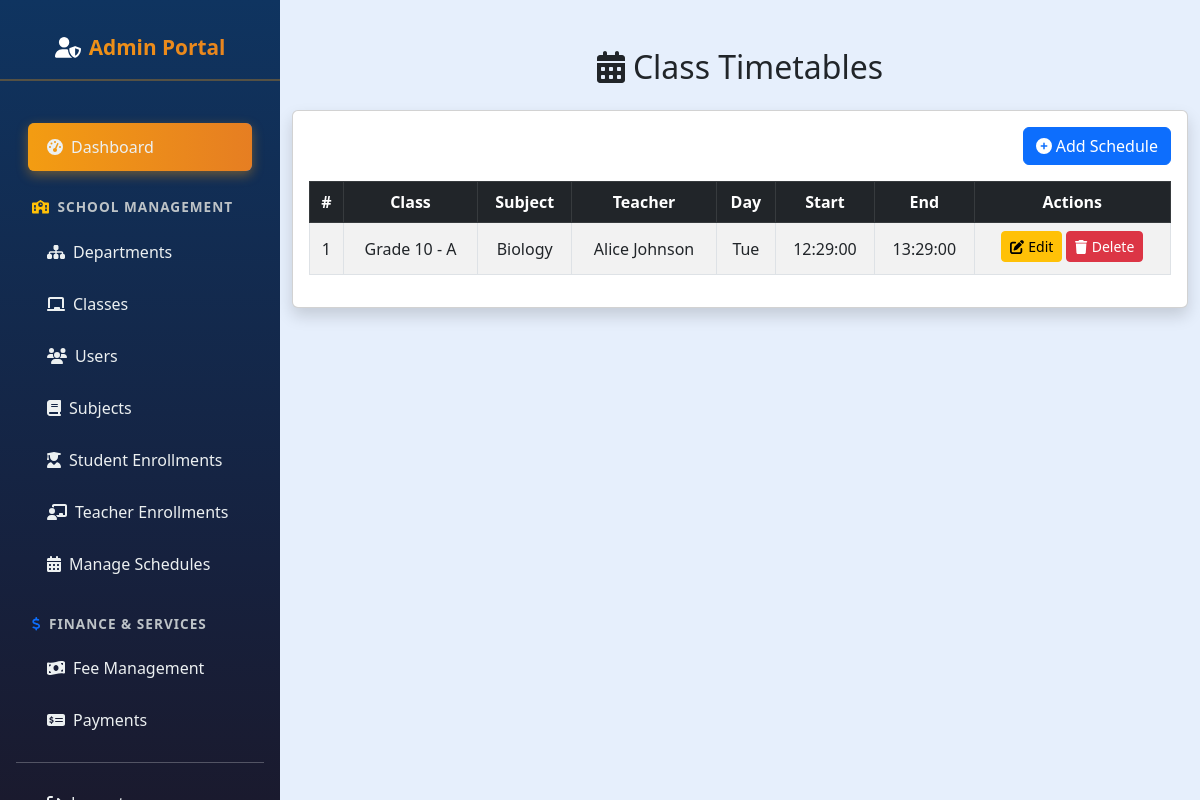
The app's page /admin/manage_schedules.php (signed in) with its own data.
### tables this page shows
CREATE TABLE `timetables` (
  `id` int(11) NOT NULL,
  `class_id` int(11) NOT NULL,
  `subject_id` int(11) NOT NULL,
  `teacher_id` int(11) NOT NULL,
  `day_of_week` enum('Mon','Tue','Wed','Thu','Fri','Sat') NOT NULL,
  `start_time` time NOT NULL,
  `end_time` time NOT NULL,
  `created_at` datetime DEFAULT current_timestamp(),
  `updated_at` datetime DEFAULT current_timestamp() ON UPDATE current_timestamp()
);

CREATE TABLE `classes` (
  `class_id` int(11) NOT NULL,
  `class_name` varchar(50) NOT NULL,
  `section` varchar(10) NOT NULL,
  `department_id` int(11) NOT NULL,
  `created_at` datetime DEFAULT current_timestamp()
);

CREATE TABLE `subjects` (
  `subject_id` int(11) NOT NULL,
  `subject_name` varchar(100) NOT NULL,
  `class_id` int(11) NOT NULL,
  `created_at` datetime DEFAULT current_timestamp(),
  `department_id` int(11) DEFAULT NULL,
  `credit_hours` int(11) NOT NULL DEFAULT 0
);

CREATE TABLE `users` (
  `user_id` int(11) NOT NULL,
  `usertype` enum('Teacher','Student') NOT NULL,
  `first_name` varchar(50) NOT NULL,
  `last_name` varchar(50) NOT NULL,
  `email` varchar(100) NOT NULL,
  `password_hash` varchar(255) NOT NULL,
  `gender` enum('Male','Female','Other') NOT NULL,
  `dob` date NOT NULL,
  `contact_number` varchar(20) DEFAULT NULL,
  `address` text DEFAULT NULL,
  `profile_picture` varchar(255) DEFAULT NULL,
  `class_id` int(11) DEFAULT NULL,
  `created_at` datetime DEFAULT current_timestamp(),
  `updated_at` datetime DEFAULT current_timestamp() ON UPDATE current_timestamp()
);

### admin/manage_schedules.php (the view, shortened to what this page needs)
<?php
include('config.php');
$result = $conn->query("
    SELECT t.id, c.class_name, c.section, s.subject_name, u.first_name, u.last_name, t.day_of_week, t.start_time, t.end_time
    FROM timetables t
    JOIN classes c ON t.class_id=c.class_id
    JOIN subjects s ON t.subject_id=s.subject_id
    JOIN users u ON t.teacher_id=u.user_id
    ORDER BY t.day_of_week, t.start_time
");
?>
<!DOCTYPE html>
<html lang="en">
<head>
<link href="https://cdn.jsdelivr.net/npm/bootstrap@5.3.0/dist/css/bootstrap.min.css" rel="stylesheet"/>
</head>
<body style="margin-left:280px; background-color:#e6effc;">
<?php include('admin_sidebar.php'); ?>
<div class="container mt-5">
<h2 class="mb-4 text-center"><i class="fas fa-calendar-alt me-2"></i>Class Timetables</h2>
<div class="card shadow">
<div class="card-body">
<div class="mb-3 text-end">
<a href="add_schedule.php" class="btn btn-primary"><i class="fas fa-plus-circle me-1"></i>Add Schedule</a>
</div>
<?php if($result->num_rows>0): ?>
<table class="table table-bordered table-striped align-middle text-center">
<thead class="table-dark">
<tr>
<th>#</th>
<th>Class</th>
<th>Subject</th>
<th>Teacher</th>
<th>Day</th>
<th>Start</th>
<th>End</th>
<th>Actions</th>
</tr>
</thead>
<tbody>
<?php $i=1; while($row=$result->fetch_assoc()): ?>
<tr>
<td><?= $i++ ?></td>
<td><?= htmlspecialchars($row['class_name'].' - '.$row['section']) ?></td>
<td><?= htmlspecialchars($row['subject_name']) ?></td>
<td><?= htmlspecialchars($row['first_name'].' '.$row['last_name']) ?></td>
<td><?= $row['day_of_week'] ?></td>
<td><?= $row['start_time'] ?></td>
<td><?= $row['end_time'] ?></td>
<td>
<a href="edit_schedule.php?id=<?= $row['id'] ?>" class="btn btn-sm btn-warning mb-1"><i class="fas fa-edit me-1"></i>Edit</a>
<a href="manage_schedules.php?delete_id=<?= $row['id'] ?>" class="btn btn-sm btn-danger mb-1" onclick="return confirm('Delete this schedule?');"><i class="fas fa-trash me-1"></i>Delete</a>
</td>
</tr>
<?php endwhile; ?>
</tbody>
</table>
<?php else: ?>
<p class="text-center text-muted">No schedules found. <a href="add_schedule.php">Add a schedule now</a>.</p>
<?php endif; ?>
</div>
</div>
</div>
</body>
</html>

### admin/admin_sidebar.php (style rules this page uses)
body { font-family: 'Segoe UI', Tahoma, Geneva, Verdana, sans-serif; margin-left: 280px; background-color: #e6effc; }

### records on screen
timetables: class.section "Grade 10 - A", subject.subject_name "Biology", teacher.last_name "Alice Johnson", day_of_week "Tue", start_time "12:29:00", end_time "13:29:00"
